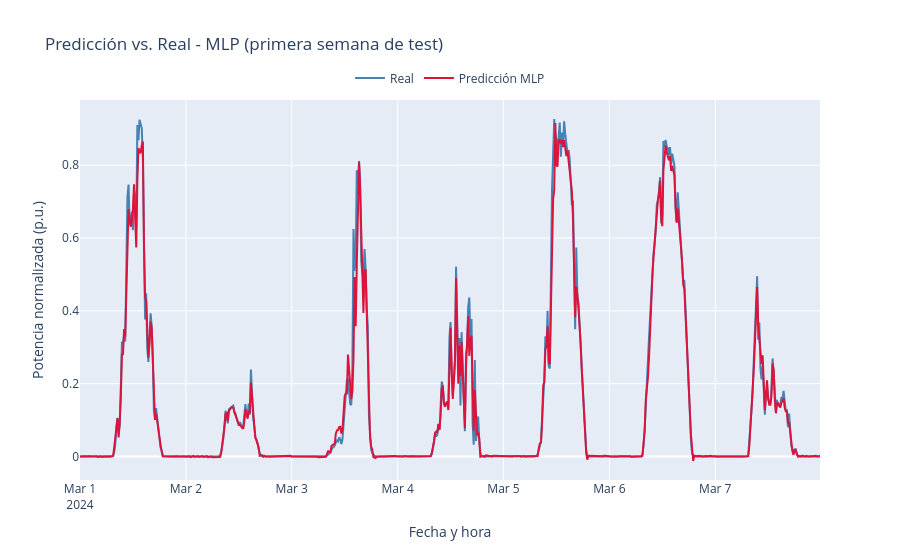

The cell this chart's notebook holds for it:
### Markdown cell above
### 4. Predicción vs. real - mejor modelo (MLP)
Se visualiza la primera semana del periodo de *test* para analizar la
capacidad del modelo de seguir la curva de generación diaria.

### Code cell
best_model_name = "MLP"
best_model = trained_models[best_model_name]
y_pred = best_model.predict(X_test)

df_plot = test_df[["timestamp", "power_pu"]].copy()
df_plot["y_pred"] = y_pred

# Zoom en la primera semana del test
df_zoom = df_plot[
    df_plot["timestamp"] < df_plot["timestamp"].min() + pd.Timedelta(days=7)
]

fig = go.Figure()
fig.add_trace(go.Scatter(
    x=df_zoom["timestamp"], y=df_zoom["power_pu"],
    name="Real", line=dict(color="steelblue"),
))
fig.add_trace(go.Scatter(
    x=df_zoom["timestamp"], y=df_zoom["y_pred"],
    name=f"Predicción {best_model_name}", line=dict(color="crimson", dash="solid"),
))
fig.update_layout(
    title=f"Predicción vs. Real - {best_model_name} (primera semana de test)",
    xaxis_title="Fecha y hora",
    yaxis_title="Potencia normalizada (p.u.)",
    hovermode="x unified",
    legend=dict(
    orientation="h",
    yanchor="bottom",
    y=1.02,
    xanchor="center",
    x=0.5
)
)
fig.show()

### Figure 1 — Plotly figure (JSON) as saved in the notebook; plotly's stock layout.template omitted (floating-point values rounded to 4 significant figures; data arrays with more than 128 entries replaced by an {"elided": "..."} marker saying what was removed)
{"data": [{"line": {"color": "steelblue"}, "name": "Real", "type": "scatter", "x": {"elided": "672 str values"}, "y": {"elided": "672 float values"}}, {"line": {"color": "crimson", "dash": "solid"}, "name": "Predicción MLP", "type": "scatter", "x": {"elided": "672 str values"}, "y": {"elided": "672 float values"}}], "layout": {"hovermode": "x unified", "legend": {"orientation": "h", "x": 0.5, "xanchor": "center", "y": 1.02, "yanchor": "bottom"}, "title": {"text": "Predicción vs. Real - MLP (primera semana de test)"}, "xaxis": {"title": {"text": "Fecha y hora"}}, "yaxis": {"title": {"text": "Potencia normalizada (p.u.)"}}}}
